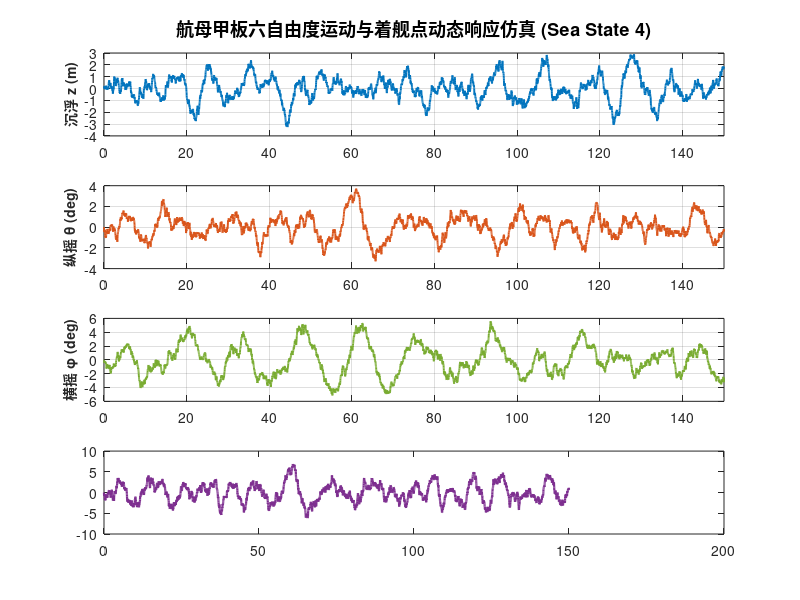

Source code (MATLAB): (Note: this script raises an error after producing the figure.)
% =========================================================================
% 航空母舰/大型舰船甲板六自由度运动模型与着舰点动力学仿真
% 模型基础: Fossen 标准波浪成形滤波器与着舰点空间运动学变换
% 海况等级: Sea State 4 (中等海况, H_1/3 = 2.5m, 风速约 20 节)
% =========================================================================
clear; clc; close all;

%% 1. 仿真参数设定
dt = 0.02;                 % 采样周期 (s) -> 50 Hz
t = 0:dt:150;              % 仿真总时长 150 秒
N = length(t);
fs = 1/dt;

s = tf('s');

%% 2. 4级海况 (Sea State 4) 传递函数定义
% 沉浮通道 (Heave: z, 单位: m)
zeta_z  = 0.25;  omega_z  = 0.60;  sigma_z  = 0.95;   % 目标标准差 0.95 m
K_z = 2 * sigma_z * sqrt(zeta_z * omega_z);
G_z = (K_z * s) / (s^2 + 2*zeta_z*omega_z*s + omega_z^2);

% 纵摇通道 (Pitch: theta, 单位: rad)
zeta_th = 0.20;  omega_th = 0.55;  sigma_th = deg2rad(1.25); % 目标标准差 1.25 deg
K_th = 2 * sigma_th * sqrt(zeta_th * omega_th);
G_th = (K_th * s) / (s^2 + 2*zeta_th*omega_th*s + omega_th^2);

% 横摇通道 (Roll: phi, 单位: rad)
zeta_ph = 0.08;  omega_ph = 0.40;  sigma_ph = deg2rad(3.0);  % 目标标准差 3.0 deg
K_ph = 2 * sigma_ph * sqrt(zeta_ph * omega_ph);
G_ph = (K_ph * s) / (s^2 + 2*zeta_ph*omega_ph*s + omega_ph^2);

%% 3. 高斯白噪声激励输入
rng(2026); % 固定随机数种子确保可复现性
w_z  = randn(1, N) / sqrt(dt);
w_th = randn(1, N) / sqrt(dt);
w_ph = randn(1, N) / sqrt(dt);

%% 4. 时域响应求解
z   = lsim(G_z,  w_z,  t)';            % 质心沉浮位移 (m)
th  = lsim(G_th, w_th, t)';            % 纵摇角 (rad)
ph  = lsim(G_ph, w_ph, t)';            % 横摇角 (rad)

%% 5. 理想着舰点 (第3根阻拦索中心) 空间坐标变换
% 空间几何坐标 (相对于船体质心 CG)
xd = -105.0;   % m (位于质心后方 105 米)
yd = 4.5;      % m (偏向右舷/斜角甲板偏移 4.5 米)
zd = 6.2;      % m (甲板高度高于质心 6.2 米)

% 着舰点空间垂向合成位移及分量
Z_heave       = z;
Z_pitch_lever = -xd * th;              % 纵摇杠杆贡献 (-x_d * theta)
Z_roll_lever  = yd * ph;               % 横摇杠杆贡献 (y_d * phi)
Z_deck        = Z_heave + Z_pitch_lever + Z_roll_lever; % 着舰点总垂直位移

% 着舰点水平面扰动
X_deck = -zd * th;                     % 纵向位移扰动 (m)
Y_deck = zd * ph;                      % 横向位移扰动 (m)

% 物理平滑速度计算
tau = 0.05;
H_diff = s / (tau*s + 1);
dZ_deck = lsim(H_diff, Z_deck, t)';

%% 6. 绘图与结果可视化
% 图 1: 各自由度时域响应与着舰点合成
figure('Color', 'w', 'Position', [50, 40, 1150, 850], 'Name', '甲板运动时域响应');

subplot(4, 1, 1);
plot(t, z, 'Color', [0.0 0.45 0.74], 'LineWidth', 1.4);
grid on; ylabel('沉浮 z (m)', 'FontSize', 10, 'FontWeight', 'bold');
title('航母甲板六自由度运动与着舰点动态响应仿真 (Sea State 4)', 'FontSize', 13, 'FontWeight', 'bold');
xlim([0 150]);

subplot(4, 1, 2);
plot(t, rad2deg(th), 'Color', [0.85 0.33 0.10], 'LineWidth', 1.4);
grid on; ylabel('纵摇 \theta (deg)', 'FontSize', 10, 'FontWeight', 'bold');
xlim([0 150]);

subplot(4, 1, 3);
plot(t, rad2deg(ph), 'Color', [0.47 0.67 0.19], 'LineWidth', 1.4);
grid on; ylabel('横摇 \phi (deg)', 'FontSize', 10, 'FontWeight', 'bold');
xlim([0 150]);

subplot(4, 1, 4);
plot(t, Z_deck, 'Color', [0.49 0.18 0.56], 'LineWidth', 1.6, 'DisplayName', '着舰点总垂向位移 Z_{deck}');
hold on;
plot(t, Z_pitch_lever, '--', 'Color', [0.85 0.33 0.10 0.8], 'LineWidth', 1.1, 'DisplayName', '纵摇杠杆贡献 (-x_d\cdot\theta)');
plot(t, Z_heave, ':', 'Color', [0.0 0.45 0.74 0.8], 'LineWidth', 1.1, 'DisplayName', '质心沉浮贡献 (z)');
grid on; xlabel('时间 t (s)', 'FontSize', 11, 'FontWeight', 'bold');
ylabel('着舰点垂向位移 (m)', 'FontSize', 10, 'FontWeight', 'bold');
legend('Location', 'northeast', 'FontSize', 9);
xlim([0 150]);

% 图 2: 频域响应与空间相平面
figure('Color', 'w', 'Position', [70, 50, 1150, 750], 'Name', '频域与空间相平面特性');

subplot(2, 2, 1);
w_vec = logspace(-2, 1, 500);
[mag_z, ~]  = bode(G_z, w_vec);
[mag_th, ~] = bode(G_th, w_vec);
[mag_ph, ~] = bode(G_ph, w_vec);
semilogx(w_vec, 20*log10(squeeze(mag_z)), 'Color', [0.0 0.45 0.74], 'LineWidth', 1.5, 'DisplayName', '沉浮 G_z(s)');
hold on;
semilogx(w_vec, 20*log10(squeeze(mag_th)), 'Color', [0.85 0.33 0.10], 'LineWidth', 1.5, 'DisplayName', '纵摇 G_\theta(s)');
semilogx(w_vec, 20*log10(squeeze(mag_ph)), 'Color', [0.47 0.67 0.19], 'LineWidth', 1.5, 'DisplayName', '横摇 G_\phi(s)');
grid on; xlabel('角频率 \omega (rad/s)', 'FontSize', 10);
ylabel('幅值增益 (dB)', 'FontSize', 10);
title('(a) 传递函数幅频特性 (Bode Magnitude)', 'FontSize', 11, 'FontWeight', 'bold');
legend('Location', 'southwest', 'FontSize', 9);

subplot(2, 2, 2);
L = N;
win = 0.5 * (1 - cos(2*pi*(0:L-1)/(L-1))); % Hanning 窗
Z_win = (Z_deck - mean(Z_deck)) .* win;
Y_fft = fft(Z_win);
P2 = (abs(Y_fft)/L).^2;
P1 = P2(1:floor(L/2)+1);
P1(2:end-1) = 2*P1(2:end-1);
f_axis = fs*(0:(L/2))/L;
plot(f_axis, 10*log10(P1 + eps), 'Color', [0.49 0.18 0.56], 'LineWidth', 1.4);
grid on; xlabel('频率 f (Hz)', 'FontSize', 10);
ylabel('功率谱估计 (dB)', 'FontSize', 10);
title('(b) 着舰点垂向位移功率谱估计 (PSD)', 'FontSize', 11, 'FontWeight', 'bold');
xlim([0 0.35]);

subplot(2, 2, 3);
plot(Z_deck, dZ_deck, 'Color', [0.15 0.25 0.55 0.7], 'LineWidth', 1.1);
hold on;
rectangle('Position', [-3.0, -1.5, 6.0, 3.0], 'EdgeColor', 'r', 'LineStyle', '--', 'LineWidth', 1.6);
plot(0, 0, 'r+', 'MarkerSize', 10, 'LineWidth', 1.5);
grid on; xlabel('垂向位移 Z_{deck} (m)', 'FontSize', 10);
ylabel('垂向速度 dZ_{deck}/dt (m/s)', 'FontSize', 10);
title('(c) 着舰点相平面轨迹与安全窗口 (红框)', 'FontSize', 11, 'FontWeight', 'bold');

subplot(2, 2, 4);
scatter3(X_deck, Y_deck, Z_deck, 18, t, 'filled');
colormap(jet);
cb = colorbar;
cb.Label.String = '时间 t (s)';
grid on; xlabel('纵向扰动 \DeltaX (m)', 'FontSize', 10);
ylabel('横向扰动 \DeltaY (m)', 'FontSize', 10);
zlabel('垂向扰动 \DeltaZ (m)', 'FontSize', 10);
title('(d) 着舰点空间三维位移扰动轨迹', 'FontSize', 11, 'FontWeight', 'bold');
view(45, 25);
